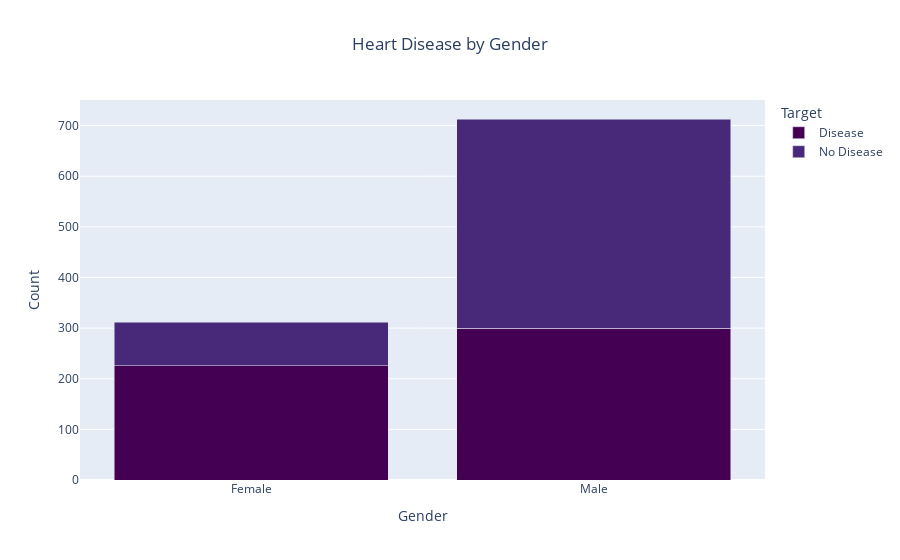

Notebook code cell kept with this figure:
### Code cell
# Calculate heart disease by gender
heart_disease_by_gender = df.groupby(['Sex', 'Target']).size().reset_index(name='Count')

# Create a stacked bar plot using Plotly Express
fig = px.bar(heart_disease_by_gender, x='Sex', y='Count', color='Target', 
             title='Heart Disease by Gender', 
             color_discrete_sequence=px.colors.sequential.Viridis)

# Update layout for better readability
fig.update_layout(
    xaxis_title='Gender',
    yaxis_title='Count',
    title_x=0.5,
    barmode='stack')

fig.show()

### Figure 1 — Plotly figure (JSON) as saved in the notebook; plotly's stock layout.template omitted (floating-point values rounded to 4 significant figures)
{"data": [{"alignmentgroup": "True", "hovertemplate": "Target=Disease<br>Sex=%{x}<br>Count=%{y}<extra></extra>", "legendgroup": "Disease", "marker": {"color": "#440154", "pattern": {"shape": ""}}, "name": "Disease", "offsetgroup": "Disease", "orientation": "v", "showlegend": true, "textposition": "auto", "type": "bar", "x": ["Female", "Male"], "xaxis": "x", "y": [226, 300], "yaxis": "y"}, {"alignmentgroup": "True", "hovertemplate": "Target=No Disease<br>Sex=%{x}<br>Count=%{y}<extra></extra>", "legendgroup": "No Disease", "marker": {"color": "#482878", "pattern": {"shape": ""}}, "name": "No Disease", "offsetgroup": "No Disease", "orientation": "v", "showlegend": true, "textposition": "auto", "type": "bar", "x": ["Female", "Male"], "xaxis": "x", "y": [86, 413], "yaxis": "y"}], "layout": {"barmode": "stack", "legend": {"title": {"text": "Target"}, "tracegroupgap": 0}, "title": {"text": "Heart Disease by Gender", "x": 0.5}, "xaxis": {"anchor": "y", "domain": [0, 1], "title": {"text": "Gender"}}, "yaxis": {"anchor": "x", "domain": [0, 1], "title": {"text": "Count"}}}}
